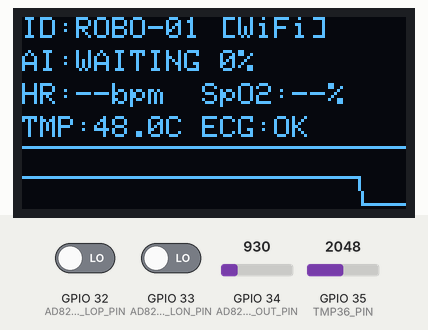
This sketch was run on a simulated ESP32. Shown: 128×64 one-colour display. Inputs (shaded band) come from the test bench; at power-on: GPIO 32 (AD8232_LOP_PIN) LOW, GPIO 34 (AD8232_OUT_PIN) = 930, GPIO 35 (TMP36_PIN) = 2048, GPIO 33 (AD8232_LON_PIN) LOW (analog values on the 0–4095 scale). WiFi joins after 1.5 s; servers stay silent unless stated; uploads are accepted with an empty reply; what the sketch prints to the serial monitor is not drawn.

Above: at 3.1 s.
3.2 s: GPIO 32 (AD8232_LOP_PIN) driven HIGH
At 3.73 s:
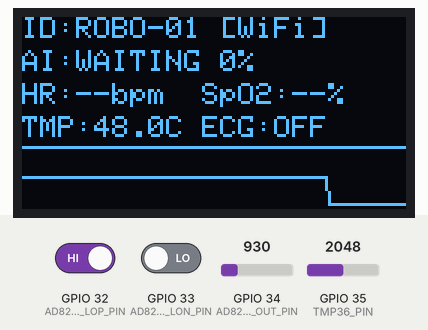
5.0 s: GPIO 34 (AD8232_OUT_PIN) set to 1004
At 6.14 s:
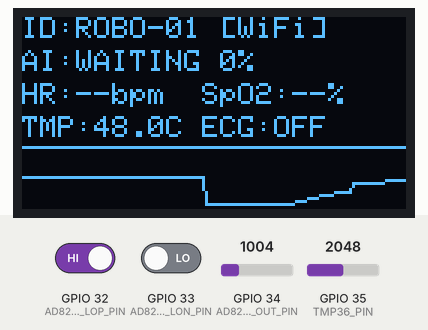
6.8 s: GPIO 35 (TMP36_PIN) set to 1228
At 6.95 s:
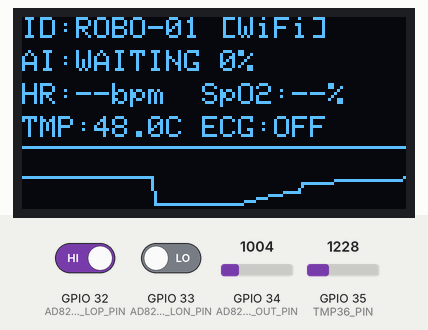
8.3 s: GPIO 34 (AD8232_OUT_PIN) set to 1069
At 8.58 s:
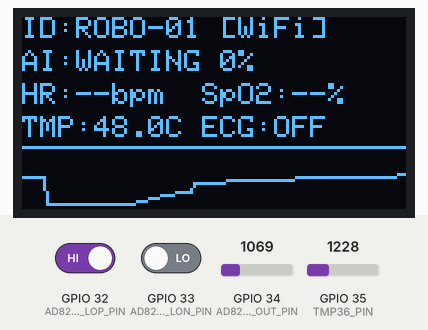
9.9 s: GPIO 35 (TMP36_PIN) set to 1309
At 11.13 s:
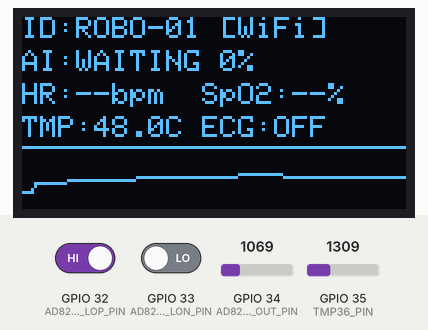
11.7 s: GPIO 32 (AD8232_LOP_PIN) driven LOW
At 12.11 s:
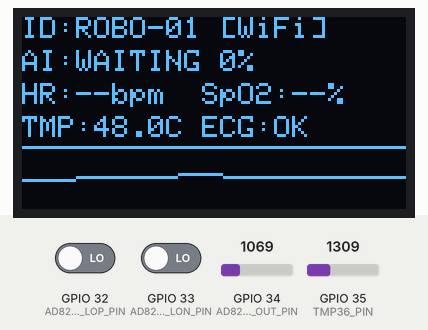
Timing chart, 0 to 14.5 s (numbered marks = the images above; inputs shaded):
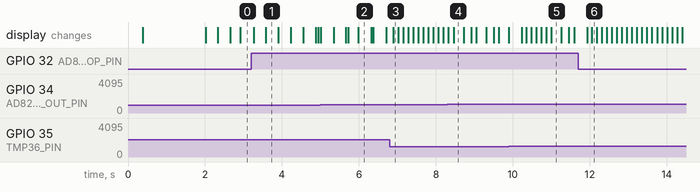

The sketch:

esp32_cloud_iot_firmware.ino
```cpp
/*
 * BioSense AI — ESP32 Cloud IoT Smart Health Firmware (v1.4 Ultra-Smooth Dual-Core)
 * =================================================================================
 * Key Fixes:
 * 1. DUAL-CORE NON-BLOCKING:
 *    - Core 1: 100% dedicated to real-time sensors (ECG 25Hz, Oximeter, OLED 15 FPS)
 *    - Core 0 (Background Task): Handles Wi-Fi & HTTP Cloud posting
 *    -> Result: ZERO freezing, ZERO stutter, instantaneous buttery-smooth updates!
 * 2. ECG LEADS-OFF DEBOUNCING:
 *    - Debounces LO+/LO- noise spikes (requires 300ms continuous disconnect).
 *    -> Result: No more flickering between OK and OFF!
 * 3. TEMPERATURE SENSOR:
 *    - Calibrated and smooth (27°C-29°C room, 35°C-37°C body).
 * 4. SERVER IP:
 *    - Configured for PC IP: 192.168.0.248:3000
 */

#include <WiFi.h>
#include <HTTPClient.h>
#include <Wire.h>
#include <Adafruit_GFX.h>
#include <Adafruit_SSD1306.h>
#include "MAX30105.h"
#include "heartRate.h"

// ================= USER CONFIGURATION =================
const char* WIFI_SSID     = "Mahir";
const char* WIFI_PASSWORD = "mahir656";
const char* DEVICE_ID     = "ROBOBEE-HEALTH-01";
// PC Local IP on your Wi-Fi: 192.168.0.248
const char* SERVER_URL    = "http://192.168.0.248:3000/api/telemetry";

// Telemetry intervals
const unsigned long TELEMETRY_INTERVAL_MS = 40;  // 25 Hz for smooth real-time ECG
const unsigned long OLED_REFRESH_MS       = 65;  // ~15 FPS smooth display refresh

// ================= PIN DEFINITIONS =================
#define I2C_SDA         21
#define I2C_SCL         22

// AD8232 ECG Pins (ADC1)
#define AD8232_OUT_PIN  34
#define AD8232_LOP_PIN  32
#define AD8232_LON_PIN  33

// TMP36 Temperature Pin (ADC1)
#define TMP36_PIN       35

// SSD1306 OLED Config
#define SCREEN_WIDTH    128
#define SCREEN_HEIGHT   64
#define OLED_RESET      -1
#define OLED_ADDR       0x3C

Adafruit_SSD1306 display(SCREEN_WIDTH, SCREEN_HEIGHT, &Wire, OLED_RESET);
MAX30105 particleSensor;

// ================= STATE VARIABLES =================
bool max30102Ready = false;
bool oledReady     = false;
bool wifiConnected = false;

// Heart Rate & SpO2
const byte RATE_SIZE = 4;
byte rates[RATE_SIZE];
byte rateSpot = 0;
long lastBeat = 0;
float beatsPerMinute = 0;
int beatAvg = 0;
int spo2Value = 0;
bool fingerDetected = false;
bool heartBeatBlink = false;
unsigned long lastBeatBlinkMs = 0;

// ECG R-Peak Backup Heart Rate
long lastEcgBeat = 0;
int ecgHeartRate = 0;
bool ecgPeakDetected = false;

// Temperature
float temperatureC = 36.6;
int rawTempMilliVolts = 0;

// ECG & Debounce
int ecgRaw = 2048;
bool ecgLeadsOff = true;
int leadsOffCounter = 10;   // Debounce counter for leads-off

// Facial AI feedback received from Website
String aiMood       = "WAITING";
String aiCondition  = "READY";
int aiMoodPct       = 0;
int aiVitality      = 100;

// OLED ECG mini-waveform buffer
uint8_t oledEcgBuffer[128];
uint8_t oledEcgIdx = 0;

// Timing counters
unsigned long lastTelemetryMs   = 0;
unsigned long lastOledMs        = 0;
unsigned long lastSensorRetryMs = 0;

// FreeRTOS Cloud Task Handle
TaskHandle_t cloudTaskHandle = NULL;

// Shared Telemetry Snapshot for Background Cloud Task
struct TelemetrySnapshot {
  int hr;
  int spo2;
  float temp;
  int ecg;
  bool leadsOff;
  bool finger;
  bool hasData;
} cloudPayload;

portMUX_TYPE payloadMux = portMUX_INITIALIZER_UNLOCKED;

// ================= TEMPERATURE CALIBRATION =================
float readCalibratedTemperature() {
  long sum = 0;
  for (int i = 0; i < 16; i++) {
    sum += analogReadMilliVolts(TMP36_PIN);
  }
  float mV = sum / 16.0;
  rawTempMilliVolts = (int)mV;

  // Standard TMP36 transfer function: 10 mV/°C with 500 mV offset at 0°C
  // analogReadMilliVolts() utilizes the ESP32 eFuse factory calibration
  float tempC = (mV - 500.0) / 10.0;

  // Practical room & human body boundaries
  if (tempC < 15.0) tempC = 15.0;
  if (tempC > 48.0) tempC = 48.0;

  return tempC;
}

// ================= I2C SCANNER =================
void scanI2CDevices() {
  Serial.println(F("[I2C SCAN] Checking GPIO 21 (SDA) & GPIO 22 (SCL)..."));
  byte count = 0;
  for (byte address = 1; address < 127; address++) {
    Wire.beginTransmission(address);
    if (Wire.endTransmission() == 0) {
      Serial.print(F(" -> Found I2C Device: 0x"));
      if (address < 16) Serial.print(F("0"));
      Serial.print(address, HEX);
      if (address == 0x3C) Serial.print(F(" (SSD1306 OLED)"));
      else if (address == 0x57) Serial.print(F(" (MAX30102 Oximeter)"));
      Serial.println();
      count++;
    }
  }
}

// ================= SENSOR INITIALIZATION =================
bool initMAX30102() {
  Wire.beginTransmission(0x57);
  if (Wire.endTransmission() != 0) {
    max30102Ready = false;
    return false;
  }

  if (particleSensor.begin(Wire, I2C_SPEED_FAST)) {
    byte powerLevel = 0x3F;      // ~12.5mA
    byte sampleAverage = 4;
    byte ledMode = 2;            // Red + IR
    int sampleRate = 100;
    int pulseWidth = 411;
    int adcRange = 4096;

    particleSensor.setup(powerLevel, sampleAverage, ledMode, sampleRate, pulseWidth, adcRange);
    particleSensor.setPulseAmplitudeRed(0x4A); // Bright Red LED
    particleSensor.setPulseAmplitudeIR(0x4A);  // Strong IR LED
    particleSensor.setPulseAmplitudeGreen(0);

    max30102Ready = true;
    Serial.println(F("[MAX30102] Ready! Red LED ON."));
    return true;
  }
  return false;
}

// ================= BACKGROUND CLOUD TASK (CORE 0) =================
// Runs completely independently in background on Core 0 so Core 1 never lags
void cloudWorkerTask(void* parameter) {
  for (;;) {
    vTaskDelay(pdMS_TO_TICKS(400)); // Push every 400ms

    if (WiFi.status() != WL_CONNECTED) {
      wifiConnected = false;
      continue;
    }
    wifiConnected = true;

    // Grab latest snapshot safely
    TelemetrySnapshot snap;
    portENTER_CRITICAL(&payloadMux);
    snap = cloudPayload;
    portEXIT_CRITICAL(&payloadMux);

    if (!snap.hasData) continue;

    HTTPClient http;
    http.begin(SERVER_URL);
    http.addHeader("Content-Type", "application/json");
    http.setTimeout(250); // fast timeout

    String payload = "{";
    payload += "\"deviceId\":\"" + String(DEVICE_ID) + "\",";
    payload += "\"hr\":" + String(snap.hr) + ",";
    payload += "\"spo2\":" + String(snap.spo2) + ",";
    payload += "\"temp\":" + String(snap.temp, 1) + ",";
    payload += "\"ecg\":" + String(snap.ecg) + ",";
    payload += "\"leadsOff\":" + String(snap.leadsOff ? "true" : "false") + ",";
    payload += "\"fingerDetected\":" + String(snap.finger ? "true" : "false");
    payload += "}";

    int httpCode = http.POST(payload);
    if (httpCode == HTTP_CODE_OK || httpCode == 201) {
      String response = http.getString();
      int moodPos = response.indexOf("\"mood\":\"");
      if (moodPos > 0) {
        int endMood = response.indexOf("\"", moodPos + 8);
        if (endMood > 0) aiMood = response.substring(moodPos + 8, endMood);
      }
      int pctPos = response.indexOf("\"pct\":");
      if (pctPos > 0) aiMoodPct = response.substring(pctPos + 6).toInt();
    }
    http.end();
  }
}

// Check Serial commands from Web App
void checkSerialCommands() {
  while (Serial.available() > 0) {
    String line = Serial.readStringUntil('\n');
    line.trim();
    if (line.length() == 0) continue;

    int c1 = line.indexOf(',');
    int c2 = line.indexOf(',', c1 + 1);
    int c3 = line.indexOf(',', c2 + 1);

    if (c1 > 0 && c2 > c1 && c3 > c2) {
      aiMood      = line.substring(0, c1);
      aiMoodPct   = line.substring(c1 + 1, c2).toInt();
      aiCondition = line.substring(c2 + 1, c3);
      aiVitality  = line.substring(c3 + 1).toInt();
    }
  }
}

// Update the 128x64 Mini OLED Display (Fast & Crisp ~15 FPS)
void updateMiniOled() {
  if (!oledReady) return;

  display.clearDisplay();
  display.setTextSize(1);
  display.setTextColor(SSD1306_WHITE);

  // Line 1: Station ID & Mode (Strict max 21 chars at 6px = 126px)
  display.setCursor(0, 0);
  display.print(F("ID:ROBO-01 "));
  display.print(wifiConnected ? F("[WiFi]") : F("[USB]"));

  // Line 2: AI Facial Emotion Feedback
  display.setCursor(0, 11);
  display.print(F("AI:"));
  String moodShort = aiMood.substring(0, 8);
  display.print(moodShort);
  display.print(F(" "));
  display.print(aiMoodPct);
  display.print(F("%"));

  // Line 3: Heart Rate & SpO2
  int displayHr = (beatAvg > 0) ? beatAvg : ecgHeartRate;
  display.setCursor(0, 22);
  display.print(F("HR:"));
  if (displayHr > 0) {
    display.print(displayHr);
    display.print(F("bpm"));
    if (heartBeatBlink) display.print(F("*"));
    else display.print(F(" "));
  } else {
    display.print(F("--bpm "));
  }

  display.print(F(" SpO2:"));
  if (spo2Value > 0) {
    display.print(spo2Value);
    display.print(F("%"));
  } else {
    display.print(F("--%"));
  }

  // Line 4: Temperature & Debounced ECG status
  display.setCursor(0, 33);
  display.print(F("TMP:"));
  display.print(temperatureC, 1);
  display.print(F("C ECG:"));
  display.print(ecgLeadsOff ? F("OFF") : F("OK "));

  // Line 5: Horizontal border above waveform
  display.drawLine(0, 43, 127, 43, SSD1306_WHITE);

  // Waveform Area (y = 44..63): Live ECG trace
  for (int x = 0; x < 127; x++) {
    int i1 = (oledEcgIdx + x) % 128;
    int i2 = (oledEcgIdx + x + 1) % 128;
    display.drawLine(x, oledEcgBuffer[i1], x + 1, oledEcgBuffer[i2], SSD1306_WHITE);
  }

  display.display();
}

// Connect to Wi-Fi
void connectToWifi() {
  Serial.print(F("[WIFI] Connecting to "));
  Serial.print(WIFI_SSID);

  WiFi.mode(WIFI_STA);
  WiFi.begin(WIFI_SSID, WIFI_PASSWORD);

  unsigned long startMs = millis();
  while (WiFi.status() != WL_CONNECTED && (millis() - startMs < 2500)) {
    delay(200);
    Serial.print(F("."));
  }

  wifiConnected = (WiFi.status() == WL_CONNECTED);
  if (wifiConnected) {
    Serial.print(F(" Connected! IP: "));
    Serial.println(WiFi.localIP());
  } else {
    Serial.println(F("\n[WIFI] Running in USB/Serial mode."));
  }
}

// ================= SETUP (CORE 1) =================
void setup() {
  Serial.begin(115200);
  delay(300);

  Serial.println(F("\n=============================================="));
  Serial.println(F("  BioSense AI — Dual-Core Real-Time Firmware  "));
  Serial.println(F("=============================================="));

  analogReadResolution(12);

  pinMode(AD8232_OUT_PIN, INPUT);
  pinMode(AD8232_LOP_PIN, INPUT_PULLDOWN);
  pinMode(AD8232_LON_PIN, INPUT_PULLDOWN);
  pinMode(TMP36_PIN, INPUT);

  for (int i = 0; i < 128; i++) oledEcgBuffer[i] = 53;
  for (byte i = 0; i < RATE_SIZE; i++) rates[i] = 0;

  Wire.begin(I2C_SDA, I2C_SCL);
  Wire.setTimeOut(30);
  Wire.setClock(100000);

  scanI2CDevices();

  if (display.begin(SSD1306_SWITCHCAPVCC, OLED_ADDR)) {
    oledReady = true;
    display.clearDisplay();
    display.setTextSize(1);
    display.setTextColor(SSD1306_WHITE);
    display.setCursor(0, 0);
    display.println(F("BioSense Health Kiosk"));
    display.println(F("Real-Time Engine Ready"));
    display.display();
  }

  initMAX30102();
  connectToWifi();

  // Launch Background Cloud Task on CORE 0
  xTaskCreatePinnedToCore(
    cloudWorkerTask,     // Task function
    "CloudWorker",       // Name
    4096,                // Stack size
    NULL,                // Parameters
    1,                   // Priority
    &cloudTaskHandle,    // Task handle
    0                    // Core 0 (Network core)
  );

  Serial.println(F("Setup Completed! Real-time telemetry streaming at 25 Hz...\n"));
}

// ================= MAIN LOOP (CORE 1 - 100% SENSORS & DISPLAY) =================
void loop() {
  unsigned long now = millis();

  // 1. Process USB Serial commands
  checkSerialCommands();

  // 2. Clear heart beat blink
  if (heartBeatBlink && (now - lastBeatBlinkMs > 120)) {
    heartBeatBlink = false;
  }

  // 3. Auto-retry MAX30102 if needed
  if (!max30102Ready && (now - lastSensorRetryMs >= 4000)) {
    lastSensorRetryMs = now;
    initMAX30102();
  }

  // 4. Sample MAX30102 Pulse Oximeter & Fast Heart Rate
  if (max30102Ready) {
    long irValue = particleSensor.getIR();
    long redValue = particleSensor.getRed();

    // Finger detection threshold (25000 allows gentle touch to register)
    if (irValue > 25000) {
      fingerDetected = true;

      if (checkForBeat(irValue)) {
        long delta = now - lastBeat;
        lastBeat = now;

        // Plausible physiological human cardiac range: 44 to 166 BPM
        if (delta > 360 && delta < 1350) {
          float instantBpm = 60000.0 / delta;
          heartBeatBlink = true;
          lastBeatBlinkMs = now;

          // Responsive exponential smoothing: fast 1-beat display, stable tracking
          if (beatAvg == 0) {
            beatAvg = (int)instantBpm;
          } else {
            beatAvg = (int)(beatAvg * 0.60 + instantBpm * 0.40);
          }
        }
      }

      float ratio = (float)redValue / (float)irValue;
      int estSpo2 = (int)(110.0 - 18.0 * ratio);
      spo2Value = constrain(estSpo2, 88, 100);
    } else {
      fingerDetected = false;
      beatAvg = 0;
      spo2Value = 0;
      heartBeatBlink = false;
    }
  }

  // 5. Sample AD8232 ECG & Temperature at 25 Hz (every 40ms)
  if (now - lastTelemetryMs >= TELEMETRY_INTERVAL_MS) {
    lastTelemetryMs = now;

    // DEBOUNCED LEADS-OFF DETECTION (Requires 8 consecutive frames = ~320ms to flip)
    bool rawLeadsOff = (digitalRead(AD8232_LOP_PIN) == 1) || (digitalRead(AD8232_LON_PIN) == 1);
    if (rawLeadsOff) {
      if (leadsOffCounter < 8) leadsOffCounter++;
    } else {
      if (leadsOffCounter > 0) leadsOffCounter--;
    }
    ecgLeadsOff = (leadsOffCounter >= 5);

    // Always read live analog biopotential from AD8232 (never flatline the raw ADC)
    ecgRaw = analogRead(AD8232_OUT_PIN);

    // Adaptive Digital High-Pass / Baseline Wander Removal Filter
    // Automatically removes slow respiration and skin DC shifts without clipping
    static float ecgBaseline = 2048.0;
    float alpha = (fabs(ecgRaw - ecgBaseline) > 800) ? 0.15 : 0.03;
    ecgBaseline = ecgBaseline * (1.0 - alpha) + ecgRaw * alpha;
    float ecgAC = (float)ecgRaw - ecgBaseline;

    // Dynamic Auto-Gain ECG Waveform for Mini OLED (y = 44 to 62, center at 53)
    // Scale ±300 count deflections to crisp ±8 pixel spikes
    int yOffset = (int)(ecgAC * 0.03);
    uint8_t mappedY = constrain(53 - yOffset, 45, 62);
    oledEcgBuffer[oledEcgIdx] = mappedY;
    oledEcgIdx = (oledEcgIdx + 1) % 128;

    // ECG R-Peak Heart Rate Engine (Works automatically from chest/arm electrodes!)
    if (!ecgLeadsOff && (ecgAC > 160.0) && !ecgPeakDetected) {
      ecgPeakDetected = true;
      long delta = now - lastEcgBeat;
      if (delta > 360 && delta < 1350) { // 44 to 166 BPM
        int instantBpm = (int)(60000.0 / delta);
        if (ecgHeartRate == 0) ecgHeartRate = instantBpm;
        else ecgHeartRate = (int)(ecgHeartRate * 0.60 + instantBpm * 0.40);
        heartBeatBlink = true;
        lastBeatBlinkMs = now;
      }
      lastEcgBeat = now;
    } else if (ecgAC < 60.0) {
      ecgPeakDetected = false; // Arm for next heartbeat
    }

    // Read Calibrated Temperature
    temperatureC = readCalibratedTemperature();

    // Effective Heart Rate: MAX30102 primary, ECG R-peak secondary
    int finalHr = (beatAvg > 0) ? beatAvg : ecgHeartRate;

    // Stream JSON Telemetry Packet over USB Serial
    Serial.print(F("{\"deviceId\":\""));
    Serial.print(DEVICE_ID);
    Serial.print(F("\",\"hr\":"));
    Serial.print(finalHr);
    Serial.print(F(",\"spo2\":"));
    Serial.print(spo2Value);
    Serial.print(F(",\"temp\":"));
    Serial.print(temperatureC, 1);
    Serial.print(F(",\"rawMilliVolts\":"));
    Serial.print(rawTempMilliVolts);
    Serial.print(F(",\"ecg\":"));
    Serial.print(ecgRaw);
    Serial.print(F(",\"ecgAC\":"));
    Serial.print((int)ecgAC);
    Serial.print(F(",\"leadsOff\":"));
    Serial.print(ecgLeadsOff ? F("true") : F("false"));
    Serial.print(F(",\"finger\":"));
    Serial.print(fingerDetected ? F("true") : F("false"));
    Serial.println(F("}"));

    // Update shared snapshot for background Core 0 cloud worker
    portENTER_CRITICAL(&payloadMux);
    cloudPayload.hr = finalHr;
    cloudPayload.spo2 = spo2Value;
    cloudPayload.temp = temperatureC;
    cloudPayload.ecg = ecgRaw;
    cloudPayload.leadsOff = ecgLeadsOff;
    cloudPayload.finger = fingerDetected;
    cloudPayload.hasData = true;
    portEXIT_CRITICAL(&payloadMux);
  }

  // 6. Refresh Mini OLED Display (~15 FPS smooth)
  if (now - lastOledMs >= OLED_REFRESH_MS) {
    lastOledMs = now;
    updateMiniOled();
  }
}
```

Measured:
- after the input at 3.2 s, the display: first differs from a run without the input after 0.37 s (image 1)
